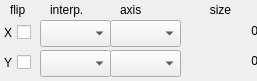
      <widget class="QFrame" name="frame2D">
       <property name="sizePolicy">
        <sizepolicy hsizetype="Preferred" vsizetype="Preferred">
         <horstretch>0</horstretch>
         <verstretch>0</verstretch>
        </sizepolicy>
       </property>
       <property name="minimumSize">
        <size>
         <width>257</width>
         <height>81</height>
        </size>
       </property>
       <property name="maximumSize">
        <size>
         <width>257</width>
         <height>81</height>
        </size>
       </property>
       <property name="frameShape">
        <enum>QFrame::NoFrame</enum>
       </property>
       <property name="frameShadow">
        <enum>QFrame::Plain</enum>
       </property>
       <widget class="QCheckBox" name="yflip">
        <property name="geometry">
         <rect>
          <x>0</x>
          <y>50</y>
          <width>31</width>
          <height>25</height>
         </rect>
        </property>
        <property name="layoutDirection">
         <enum>Qt::RightToLeft</enum>
        </property>
        <property name="text">
         <string>Y</string>
        </property>
        <property name="tristate">
         <bool>false</bool>
        </property>
       </widget>
       <widget class="QComboBox" name="yinterp">
        <property name="geometry">
         <rect>
          <x>40</x>
          <y>50</y>
          <width>71</width>
          <height>27</height>
         </rect>
        </property>
       </widget>
       <widget class="QLabel" name="label_9">
        <property name="geometry">
         <rect>
          <x>50</x>
          <y>0</y>
          <width>51</width>
          <height>20</height>
         </rect>
        </property>
        <property name="text">
         <string>interp.</string>
        </property>
       </widget>
       <widget class="QLabel" name="label_8">
        <property name="geometry">
         <rect>
          <x>10</x>
          <y>0</y>
          <width>31</width>
          <height>19</height>
         </rect>
        </property>
        <property name="text">
         <string>flip</string>
        </property>
       </widget>
       <widget class="QLabel" name="label_10">
        <property name="geometry">
         <rect>
          <x>120</x>
          <y>0</y>
          <width>41</width>
          <height>19</height>
         </rect>
        </property>
        <property name="sizePolicy">
         <sizepolicy hsizetype="Preferred" vsizetype="Preferred">
          <horstretch>0</horstretch>
          <verstretch>1</verstretch>
         </sizepolicy>
        </property>
        <property name="text">
         <string>axis</string>
        </property>
       </widget>
       <widget class="QCheckBox" name="xflip">
        <property name="geometry">
         <rect>
          <x>0</x>
          <y>20</y>
          <width>31</width>
          <height>25</height>
         </rect>
        </property>
        <property name="layoutDirection">
         <enum>Qt::RightToLeft</enum>
        </property>
        <property name="text">
         <string>X</string>
        </property>
        <property name="tristate">
         <bool>false</bool>
        </property>
       </widget>
       <widget class="QComboBox" name="x_axe">
        <property name="geometry">
         <rect>
          <x>110</x>
          <y>20</y>
          <width>71</width>
          <height>27</height>
         </rect>
        </property>
       </widget>
       <widget class="QComboBox" name="y_axe">
        <property name="geometry">
         <rect>
          <x>110</x>
          <y>50</y>
          <width>71</width>
          <height>27</height>
         </rect>
        </property>
       </widget>
       <widget class="QComboBox" name="xinterp">
        <property name="geometry">
         <rect>
          <x>40</x>
          <y>20</y>
          <width>71</width>
          <height>27</height>
         </rect>
        </property>
       </widget>
       <widget class="QLabel" name="label_2">
        <property name="geometry">
         <rect>
          <x>200</x>
          <y>0</y>
          <width>41</width>
          <height>20</height>
         </rect>
        </property>
        <property name="text">
         <string>size</string>
        </property>
        <property name="alignment">
         <set>Qt::AlignCenter</set>
        </property>
       </widget>
       <widget class="QLabel" name="xsize">
        <property name="geometry">
         <rect>
          <x>180</x>
          <y>20</y>
          <width>78</width>
          <height>21</height>
         </rect>
        </property>
        <property name="sizePolicy">
         <sizepolicy hsizetype="Preferred" vsizetype="Preferred">
          <horstretch>0</horstretch>
          <verstretch>0</verstretch>
         </sizepolicy>
        </property>
        <property name="layoutDirection">
         <enum>Qt::LeftToRight</enum>
        </property>
        <property name="frameShape">
         <enum>QFrame::NoFrame</enum>
        </property>
        <property name="text">
         <string>0</string>
        </property>
        <property name="alignment">
         <set>Qt::AlignRight|Qt::AlignTrailing|Qt::AlignVCenter</set>
        </property>
       </widget>
       <widget class="QLabel" name="ysize">
        <property name="geometry">
         <rect>
          <x>180</x>
          <y>50</y>
          <width>78</width>
          <height>21</height>
         </rect>
        </property>
        <property name="frameShape">
         <enum>QFrame::NoFrame</enum>
        </property>
        <property name="text">
         <string>0</string>
        </property>
        <property name="alignment">
         <set>Qt::AlignRight|Qt::AlignTrailing|Qt::AlignVCenter</set>
        </property>
       </widget>
      </widget>
